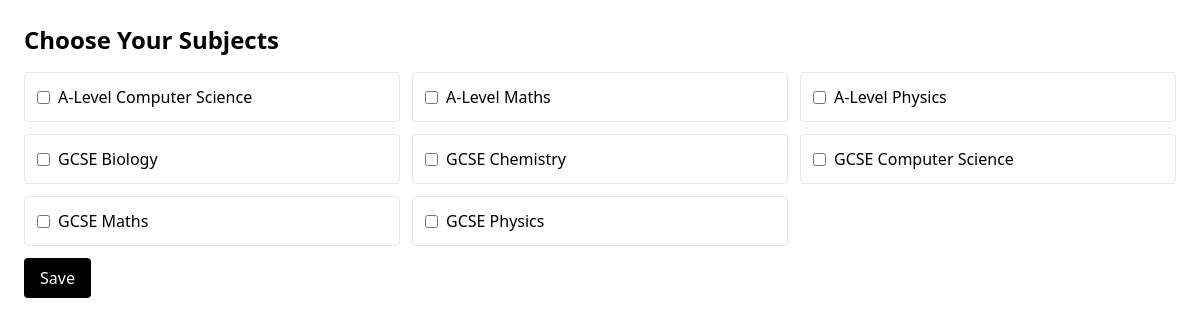
The page /choose-subjects/ (signed in) on the database its author committed.
### subjects/models.py (models this page shows, shortened)
class Subject(models.Model):
    code = models.CharField(max_length=20, unique=True)   # e.g. "GCSE-BIO"
    name = models.CharField(max_length=100)               # e.g. "GCSE Biology"

### core/views.py (the view)
# urls.py: path('choose-subjects/', views.choose_subjects, name='choose_subjects'),
@login_required
def choose_subjects(request):
    subjects = Subject.objects.all().order_by('name')
    if request.method == 'POST':
        UserSubject.objects.filter(user=request.user).delete()
        selected = request.POST.getlist('subjects')
        for sid in selected:
            UserSubject.objects.create(user=request.user, subject_id=sid)
        return redirect('dashboard')
    return render(request, 'core/choose_subjects.html', {'subjects': subjects})

### templates/core/choose_subjects.html (shortened to what this page needs)
<!DOCTYPE html>
<html>
  <head><meta charset="utf-8"><title>Choose Subjects</title>
    <script src="https://cdn.tailwindcss.com"></script>
  </head>
  <body class="p-6">
    <h1 class="text-2xl font-semibold mb-4">Choose Your Subjects</h1>
    <form method="post" class="space-y-3">
      <div class="grid grid-cols-1 md:grid-cols-2 lg:grid-cols-3 gap-3">
        {% for s in subjects %}
          <label class="border rounded p-3 flex gap-2 items-center">
            <input type="checkbox" name="subjects" value="{{ s.id }}">
            <span>{{ s.name }}</span>
          </label>
        {% endfor %}
      </div>
      <button class="px-4 py-2 rounded bg-black text-white">Save</button>
    </form>
  </body>
</html>

### rows shown on the page
Subject: name "A-Level Computer Science"
Subject: name "A-Level Maths"
Subject: name "A-Level Physics"
Subject: name "GCSE Biology"
Subject: name "GCSE Chemistry"
Subject: name "GCSE Computer Science"
Subject: name "GCSE Maths"
Subject: name "GCSE Physics"
